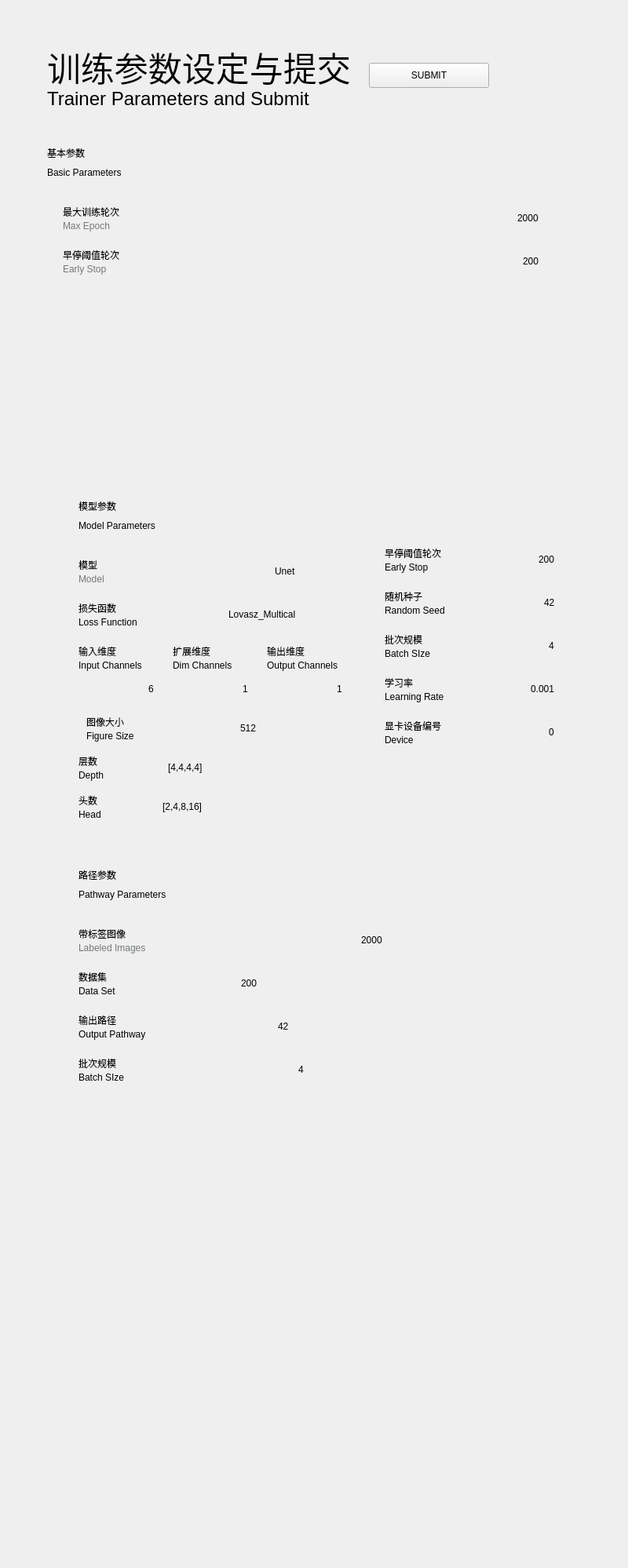
<?xml version="1.0" encoding="UTF-8"?>
<ui version="4.0">
 <class>Trainer_Page</class>
 <widget class="QWidget" name="Trainer_Page">
  <property name="geometry">
   <rect>
    <x>0</x>
    <y>0</y>
    <width>800</width>
    <height>1998</height>
   </rect>
  </property>
  <property name="windowTitle">
   <string>Form</string>
  </property>
  <widget class="DisplayLabel" name="DisplayLabel">
   <property name="geometry">
    <rect>
     <x>60</x>
     <y>60</y>
     <width>650</width>
     <height>51</height>
    </rect>
   </property>
   <property name="font">
    <font>
     <family>Segoe UI</family>
     <pointsize>32</pointsize>
     <bold>false</bold>
    </font>
   </property>
   <property name="text">
    <string>训练参数设定与提交</string>
   </property>
   <property name="lightColor" stdset="0">
    <color>
     <red>20</red>
     <green>140</green>
     <blue>211</blue>
    </color>
   </property>
  </widget>
  <widget class="TitleLabel" name="TitleLabel">
   <property name="geometry">
    <rect>
     <x>60</x>
     <y>110</y>
     <width>650</width>
     <height>31</height>
    </rect>
   </property>
   <property name="font">
    <font>
     <family>Segoe UI</family>
     <pointsize>18</pointsize>
     <bold>false</bold>
    </font>
   </property>
   <property name="text">
    <string>Trainer Parameters and Submit</string>
   </property>
  </widget>
  <widget class="PrimaryPushButton" name="PrimaryPushButton">
   <property name="geometry">
    <rect>
     <x>470</x>
     <y>80</y>
     <width>153</width>
     <height>32</height>
    </rect>
   </property>
   <property name="text">
    <string>SUBMIT</string>
   </property>
  </widget>
  <widget class="SmoothScrollArea" name="SmoothScrollArea">
   <property name="geometry">
    <rect>
     <x>60</x>
     <y>180</y>
     <width>650</width>
     <height>1861</height>
    </rect>
   </property>
   <property name="styleSheet">
    <string notr="true">background-color: transparent;
border: 0px solid;</string>
   </property>
   <property name="horizontalScrollBarPolicy">
    <enum>Qt::ScrollBarAlwaysOff</enum>
   </property>
   <property name="sizeAdjustPolicy">
    <enum>QAbstractScrollArea::AdjustIgnored</enum>
   </property>
   <property name="widgetResizable">
    <bool>true</bool>
   </property>
   <widget class="QWidget" name="scrollAreaWidgetContents">
    <property name="geometry">
     <rect>
      <x>0</x>
      <y>0</y>
      <width>650</width>
      <height>1861</height>
     </rect>
    </property>
    <property name="minimumSize">
     <size>
      <width>650</width>
      <height>1400</height>
     </size>
    </property>
    <property name="styleSheet">
     <string notr="true"/>
    </property>
    <widget class="ElevatedCardWidget" name="ElevatedCardWidget">
     <property name="geometry">
      <rect>
       <x>410</x>
       <y>440</y>
       <width>331</width>
       <height>341</height>
      </rect>
     </property>
     <widget class="EditableComboBox" name="EditableComboBox_6">
      <property name="geometry">
       <rect>
        <x>140</x>
        <y>295</y>
        <width>100</width>
        <height>35</height>
       </rect>
      </property>
      <property name="minimumSize">
       <size>
        <width>0</width>
        <height>35</height>
       </size>
      </property>
      <property name="text">
       <string>0</string>
      </property>
      <property name="alignment">
       <set>Qt::AlignRight|Qt::AlignTrailing|Qt::AlignVCenter</set>
      </property>
     </widget>
     <widget class="StrongBodyLabel" name="StrongBodyLabel_3">
      <property name="geometry">
       <rect>
        <x>20</x>
        <y>130</y>
        <width>100</width>
        <height>20</height>
       </rect>
      </property>
      <property name="text">
       <string>随机种子</string>
      </property>
     </widget>
     <widget class="CaptionLabel" name="CaptionLabel_3">
      <property name="geometry">
       <rect>
        <x>20</x>
        <y>150</y>
        <width>91</width>
        <height>16</height>
       </rect>
      </property>
      <property name="text">
       <string>Random Seed</string>
      </property>
      <property name="lightColor" stdset="0">
       <color>
        <red>116</red>
        <green>120</green>
        <blue>122</blue>
       </color>
      </property>
     </widget>
     <widget class="EditableComboBox" name="EditableComboBox_3">
      <property name="geometry">
       <rect>
        <x>140</x>
        <y>130</y>
        <width>100</width>
        <height>35</height>
       </rect>
      </property>
      <property name="minimumSize">
       <size>
        <width>0</width>
        <height>35</height>
       </size>
      </property>
      <property name="text">
       <string>42</string>
      </property>
      <property name="alignment">
       <set>Qt::AlignRight|Qt::AlignTrailing|Qt::AlignVCenter</set>
      </property>
     </widget>
     <widget class="EditableComboBox" name="EditableComboBox_4">
      <property name="geometry">
       <rect>
        <x>140</x>
        <y>185</y>
        <width>100</width>
        <height>35</height>
       </rect>
      </property>
      <property name="minimumSize">
       <size>
        <width>0</width>
        <height>35</height>
       </size>
      </property>
      <property name="text">
       <string>4</string>
      </property>
      <property name="alignment">
       <set>Qt::AlignRight|Qt::AlignTrailing|Qt::AlignVCenter</set>
      </property>
     </widget>
     <widget class="CaptionLabel" name="CaptionLabel_2">
      <property name="geometry">
       <rect>
        <x>20</x>
        <y>95</y>
        <width>70</width>
        <height>16</height>
       </rect>
      </property>
      <property name="text">
       <string>Early Stop</string>
      </property>
      <property name="lightColor" stdset="0">
       <color>
        <red>116</red>
        <green>120</green>
        <blue>122</blue>
       </color>
      </property>
     </widget>
     <widget class="CaptionLabel" name="CaptionLabel_5">
      <property name="geometry">
       <rect>
        <x>20</x>
        <y>260</y>
        <width>91</width>
        <height>16</height>
       </rect>
      </property>
      <property name="text">
       <string>Learning Rate</string>
      </property>
      <property name="lightColor" stdset="0">
       <color>
        <red>116</red>
        <green>120</green>
        <blue>122</blue>
       </color>
      </property>
     </widget>
     <widget class="EditableComboBox" name="EditableComboBox_2">
      <property name="geometry">
       <rect>
        <x>140</x>
        <y>75</y>
        <width>100</width>
        <height>35</height>
       </rect>
      </property>
      <property name="minimumSize">
       <size>
        <width>0</width>
        <height>35</height>
       </size>
      </property>
      <property name="text">
       <string>200</string>
      </property>
      <property name="alignment">
       <set>Qt::AlignRight|Qt::AlignTrailing|Qt::AlignVCenter</set>
      </property>
     </widget>
     <widget class="StrongBodyLabel" name="StrongBodyLabel_4">
      <property name="geometry">
       <rect>
        <x>20</x>
        <y>185</y>
        <width>100</width>
        <height>20</height>
       </rect>
      </property>
      <property name="text">
       <string>批次规模</string>
      </property>
     </widget>
     <widget class="StrongBodyLabel" name="StrongBodyLabel_2">
      <property name="geometry">
       <rect>
        <x>20</x>
        <y>75</y>
        <width>100</width>
        <height>20</height>
       </rect>
      </property>
      <property name="text">
       <string>早停阈值轮次</string>
      </property>
     </widget>
     <widget class="EditableComboBox" name="EditableComboBox_5">
      <property name="geometry">
       <rect>
        <x>140</x>
        <y>240</y>
        <width>100</width>
        <height>35</height>
       </rect>
      </property>
      <property name="minimumSize">
       <size>
        <width>0</width>
        <height>35</height>
       </size>
      </property>
      <property name="text">
       <string>0.001</string>
      </property>
      <property name="alignment">
       <set>Qt::AlignRight|Qt::AlignTrailing|Qt::AlignVCenter</set>
      </property>
     </widget>
     <widget class="StrongBodyLabel" name="StrongBodyLabel_6">
      <property name="geometry">
       <rect>
        <x>20</x>
        <y>295</y>
        <width>100</width>
        <height>20</height>
       </rect>
      </property>
      <property name="text">
       <string>显卡设备编号</string>
      </property>
     </widget>
     <widget class="CaptionLabel" name="CaptionLabel_4">
      <property name="geometry">
       <rect>
        <x>20</x>
        <y>205</y>
        <width>91</width>
        <height>16</height>
       </rect>
      </property>
      <property name="text">
       <string>Batch SIze</string>
      </property>
      <property name="lightColor" stdset="0">
       <color>
        <red>116</red>
        <green>120</green>
        <blue>122</blue>
       </color>
      </property>
     </widget>
     <widget class="StrongBodyLabel" name="StrongBodyLabel_5">
      <property name="geometry">
       <rect>
        <x>20</x>
        <y>240</y>
        <width>100</width>
        <height>20</height>
       </rect>
      </property>
      <property name="text">
       <string>学习率</string>
      </property>
     </widget>
     <widget class="CaptionLabel" name="CaptionLabel_6">
      <property name="geometry">
       <rect>
        <x>20</x>
        <y>315</y>
        <width>91</width>
        <height>16</height>
       </rect>
      </property>
      <property name="text">
       <string>Device</string>
      </property>
      <property name="lightColor" stdset="0">
       <color>
        <red>116</red>
        <green>120</green>
        <blue>122</blue>
       </color>
      </property>
     </widget>
    </widget>
    <widget class="CardWidget" name="CardWidget_2">
     <property name="geometry">
      <rect>
       <x>20</x>
       <y>440</y>
       <width>381</width>
       <height>71</height>
      </rect>
     </property>
     <widget class="BodyLabel" name="BodyLabel_2">
      <property name="geometry">
       <rect>
        <x>20</x>
        <y>40</y>
        <width>150</width>
        <height>20</height>
       </rect>
      </property>
      <property name="text">
       <string>Model Parameters</string>
      </property>
     </widget>
     <widget class="SubtitleLabel" name="SubtitleLabel_20">
      <property name="geometry">
       <rect>
        <x>20</x>
        <y>10</y>
        <width>150</width>
        <height>30</height>
       </rect>
      </property>
      <property name="text">
       <string>模型参数</string>
      </property>
     </widget>
    </widget>
    <widget class="ElevatedCardWidget" name="ElevatedCardWidget_2">
     <property name="geometry">
      <rect>
       <x>20</x>
       <y>510</y>
       <width>381</width>
       <height>381</height>
      </rect>
     </property>
     <widget class="EditableComboBox" name="EditableComboBox_7">
      <property name="geometry">
       <rect>
        <x>70</x>
        <y>270</y>
        <width>111</width>
        <height>35</height>
       </rect>
      </property>
      <property name="minimumSize">
       <size>
        <width>0</width>
        <height>35</height>
       </size>
      </property>
      <property name="text">
       <string>[4,4,4,4]</string>
      </property>
      <property name="alignment">
       <set>Qt::AlignRight|Qt::AlignTrailing|Qt::AlignVCenter</set>
      </property>
     </widget>
     <widget class="StrongBodyLabel" name="StrongBodyLabel_7">
      <property name="geometry">
       <rect>
        <x>20</x>
        <y>130</y>
        <width>100</width>
        <height>20</height>
       </rect>
      </property>
      <property name="text">
       <string>输入维度</string>
      </property>
     </widget>
     <widget class="CaptionLabel" name="CaptionLabel_7">
      <property name="geometry">
       <rect>
        <x>20</x>
        <y>150</y>
        <width>91</width>
        <height>16</height>
       </rect>
      </property>
      <property name="text">
       <string>Input Channels</string>
      </property>
      <property name="lightColor" stdset="0">
       <color>
        <red>116</red>
        <green>120</green>
        <blue>122</blue>
       </color>
      </property>
     </widget>
     <widget class="EditableComboBox" name="EditableComboBox_8">
      <property name="geometry">
       <rect>
        <x>20</x>
        <y>170</y>
        <width>100</width>
        <height>35</height>
       </rect>
      </property>
      <property name="minimumSize">
       <size>
        <width>0</width>
        <height>35</height>
       </size>
      </property>
      <property name="text">
       <string>6</string>
      </property>
      <property name="alignment">
       <set>Qt::AlignRight|Qt::AlignTrailing|Qt::AlignVCenter</set>
      </property>
     </widget>
     <widget class="EditableComboBox" name="EditableComboBox_9">
      <property name="geometry">
       <rect>
        <x>140</x>
        <y>170</y>
        <width>100</width>
        <height>35</height>
       </rect>
      </property>
      <property name="minimumSize">
       <size>
        <width>0</width>
        <height>35</height>
       </size>
      </property>
      <property name="text">
       <string>1</string>
      </property>
      <property name="alignment">
       <set>Qt::AlignRight|Qt::AlignTrailing|Qt::AlignVCenter</set>
      </property>
     </widget>
     <widget class="CaptionLabel" name="CaptionLabel_8">
      <property name="geometry">
       <rect>
        <x>20</x>
        <y>95</y>
        <width>91</width>
        <height>16</height>
       </rect>
      </property>
      <property name="text">
       <string>Loss Function</string>
      </property>
      <property name="lightColor" stdset="0">
       <color>
        <red>116</red>
        <green>120</green>
        <blue>122</blue>
       </color>
      </property>
     </widget>
     <widget class="StrongBodyLabel" name="StrongBodyLabel_8">
      <property name="geometry">
       <rect>
        <x>20</x>
        <y>20</y>
        <width>100</width>
        <height>20</height>
       </rect>
      </property>
      <property name="text">
       <string>模型</string>
      </property>
     </widget>
     <widget class="CaptionLabel" name="CaptionLabel_9">
      <property name="geometry">
       <rect>
        <x>30</x>
        <y>240</y>
        <width>91</width>
        <height>16</height>
       </rect>
      </property>
      <property name="text">
       <string>Figure Size</string>
      </property>
      <property name="lightColor" stdset="0">
       <color>
        <red>116</red>
        <green>120</green>
        <blue>122</blue>
       </color>
      </property>
     </widget>
     <widget class="EditableComboBox" name="EditableComboBox_10">
      <property name="geometry">
       <rect>
        <x>140</x>
        <y>75</y>
        <width>160</width>
        <height>35</height>
       </rect>
      </property>
      <property name="minimumSize">
       <size>
        <width>0</width>
        <height>35</height>
       </size>
      </property>
      <property name="text">
       <string>Lovasz_Multical</string>
      </property>
      <property name="alignment">
       <set>Qt::AlignRight|Qt::AlignTrailing|Qt::AlignVCenter</set>
      </property>
     </widget>
     <widget class="StrongBodyLabel" name="StrongBodyLabel_9">
      <property name="geometry">
       <rect>
        <x>140</x>
        <y>130</y>
        <width>100</width>
        <height>20</height>
       </rect>
      </property>
      <property name="text">
       <string>扩展维度</string>
      </property>
     </widget>
     <widget class="StrongBodyLabel" name="StrongBodyLabel_10">
      <property name="geometry">
       <rect>
        <x>20</x>
        <y>75</y>
        <width>100</width>
        <height>20</height>
       </rect>
      </property>
      <property name="text">
       <string>损失函数</string>
      </property>
     </widget>
     <widget class="EditableComboBox" name="EditableComboBox_11">
      <property name="geometry">
       <rect>
        <x>150</x>
        <y>220</y>
        <width>100</width>
        <height>35</height>
       </rect>
      </property>
      <property name="minimumSize">
       <size>
        <width>0</width>
        <height>35</height>
       </size>
      </property>
      <property name="text">
       <string>512</string>
      </property>
      <property name="alignment">
       <set>Qt::AlignRight|Qt::AlignTrailing|Qt::AlignVCenter</set>
      </property>
     </widget>
     <widget class="StrongBodyLabel" name="StrongBodyLabel_11">
      <property name="geometry">
       <rect>
        <x>20</x>
        <y>270</y>
        <width>51</width>
        <height>20</height>
       </rect>
      </property>
      <property name="text">
       <string>层数</string>
      </property>
     </widget>
     <widget class="CaptionLabel" name="CaptionLabel_10">
      <property name="geometry">
       <rect>
        <x>140</x>
        <y>150</y>
        <width>91</width>
        <height>16</height>
       </rect>
      </property>
      <property name="text">
       <string>Dim Channels</string>
      </property>
      <property name="lightColor" stdset="0">
       <color>
        <red>116</red>
        <green>120</green>
        <blue>122</blue>
       </color>
      </property>
     </widget>
     <widget class="CaptionLabel" name="CaptionLabel_11">
      <property name="geometry">
       <rect>
        <x>20</x>
        <y>40</y>
        <width>70</width>
        <height>16</height>
       </rect>
      </property>
      <property name="styleSheet">
       <string notr="true">color: rgb(116, 120, 122);</string>
      </property>
      <property name="text">
       <string>Model</string>
      </property>
     </widget>
     <widget class="StrongBodyLabel" name="StrongBodyLabel_12">
      <property name="geometry">
       <rect>
        <x>30</x>
        <y>220</y>
        <width>100</width>
        <height>20</height>
       </rect>
      </property>
      <property name="text">
       <string>图像大小</string>
      </property>
     </widget>
     <widget class="CaptionLabel" name="CaptionLabel_12">
      <property name="geometry">
       <rect>
        <x>20</x>
        <y>290</y>
        <width>51</width>
        <height>16</height>
       </rect>
      </property>
      <property name="text">
       <string>Depth</string>
      </property>
      <property name="lightColor" stdset="0">
       <color>
        <red>116</red>
        <green>120</green>
        <blue>122</blue>
       </color>
      </property>
     </widget>
     <widget class="EditableComboBox" name="EditableComboBox_12">
      <property name="geometry">
       <rect>
        <x>140</x>
        <y>20</y>
        <width>160</width>
        <height>35</height>
       </rect>
      </property>
      <property name="minimumSize">
       <size>
        <width>0</width>
        <height>35</height>
       </size>
      </property>
      <property name="text">
       <string>Unet</string>
      </property>
      <property name="alignment">
       <set>Qt::AlignRight|Qt::AlignTrailing|Qt::AlignVCenter</set>
      </property>
     </widget>
     <widget class="EditableComboBox" name="EditableComboBox_13">
      <property name="geometry">
       <rect>
        <x>260</x>
        <y>170</y>
        <width>100</width>
        <height>35</height>
       </rect>
      </property>
      <property name="minimumSize">
       <size>
        <width>0</width>
        <height>35</height>
       </size>
      </property>
      <property name="text">
       <string>1</string>
      </property>
      <property name="alignment">
       <set>Qt::AlignRight|Qt::AlignTrailing|Qt::AlignVCenter</set>
      </property>
     </widget>
     <widget class="StrongBodyLabel" name="StrongBodyLabel_13">
      <property name="geometry">
       <rect>
        <x>260</x>
        <y>130</y>
        <width>100</width>
        <height>20</height>
       </rect>
      </property>
      <property name="text">
       <string>输出维度</string>
      </property>
     </widget>
     <widget class="CaptionLabel" name="CaptionLabel_13">
      <property name="geometry">
       <rect>
        <x>260</x>
        <y>150</y>
        <width>91</width>
        <height>16</height>
       </rect>
      </property>
      <property name="text">
       <string>Output Channels</string>
      </property>
      <property name="lightColor" stdset="0">
       <color>
        <red>116</red>
        <green>120</green>
        <blue>122</blue>
       </color>
      </property>
     </widget>
     <widget class="EditableComboBox" name="EditableComboBox_17">
      <property name="geometry">
       <rect>
        <x>70</x>
        <y>320</y>
        <width>111</width>
        <height>35</height>
       </rect>
      </property>
      <property name="minimumSize">
       <size>
        <width>0</width>
        <height>35</height>
       </size>
      </property>
      <property name="text">
       <string>[2,4,8,16]</string>
      </property>
      <property name="alignment">
       <set>Qt::AlignRight|Qt::AlignTrailing|Qt::AlignVCenter</set>
      </property>
     </widget>
     <widget class="CaptionLabel" name="CaptionLabel_14">
      <property name="geometry">
       <rect>
        <x>20</x>
        <y>340</y>
        <width>51</width>
        <height>16</height>
       </rect>
      </property>
      <property name="text">
       <string>Head</string>
      </property>
      <property name="lightColor" stdset="0">
       <color>
        <red>116</red>
        <green>120</green>
        <blue>122</blue>
       </color>
      </property>
     </widget>
     <widget class="StrongBodyLabel" name="StrongBodyLabel_14">
      <property name="geometry">
       <rect>
        <x>20</x>
        <y>320</y>
        <width>41</width>
        <height>20</height>
       </rect>
      </property>
      <property name="text">
       <string>头数</string>
      </property>
     </widget>
    </widget>
    <widget class="CardWidget" name="CardWidget_3">
     <property name="geometry">
      <rect>
       <x>20</x>
       <y>910</y>
       <width>461</width>
       <height>71</height>
      </rect>
     </property>
     <widget class="BodyLabel" name="BodyLabel_3">
      <property name="geometry">
       <rect>
        <x>20</x>
        <y>40</y>
        <width>150</width>
        <height>20</height>
       </rect>
      </property>
      <property name="text">
       <string>Pathway Parameters</string>
      </property>
     </widget>
     <widget class="SubtitleLabel" name="SubtitleLabel_21">
      <property name="geometry">
       <rect>
        <x>20</x>
        <y>10</y>
        <width>150</width>
        <height>30</height>
       </rect>
      </property>
      <property name="text">
       <string>路径参数</string>
      </property>
     </widget>
    </widget>
    <widget class="ElevatedCardWidget" name="ElevatedCardWidget_3">
     <property name="geometry">
      <rect>
       <x>20</x>
       <y>980</y>
       <width>461</width>
       <height>241</height>
      </rect>
     </property>
     <widget class="StrongBodyLabel" name="StrongBodyLabel_15">
      <property name="geometry">
       <rect>
        <x>20</x>
        <y>130</y>
        <width>100</width>
        <height>20</height>
       </rect>
      </property>
      <property name="text">
       <string>输出路径</string>
      </property>
     </widget>
     <widget class="CaptionLabel" name="CaptionLabel_15">
      <property name="geometry">
       <rect>
        <x>20</x>
        <y>150</y>
        <width>91</width>
        <height>16</height>
       </rect>
      </property>
      <property name="text">
       <string>Output Pathway</string>
      </property>
      <property name="lightColor" stdset="0">
       <color>
        <red>116</red>
        <green>120</green>
        <blue>122</blue>
       </color>
      </property>
     </widget>
     <widget class="EditableComboBox" name="EditableComboBox_15">
      <property name="geometry">
       <rect>
        <x>140</x>
        <y>130</y>
        <width>151</width>
        <height>35</height>
       </rect>
      </property>
      <property name="minimumSize">
       <size>
        <width>0</width>
        <height>35</height>
       </size>
      </property>
      <property name="text">
       <string>42</string>
      </property>
      <property name="alignment">
       <set>Qt::AlignRight|Qt::AlignTrailing|Qt::AlignVCenter</set>
      </property>
     </widget>
     <widget class="EditableComboBox" name="EditableComboBox_16">
      <property name="geometry">
       <rect>
        <x>140</x>
        <y>185</y>
        <width>171</width>
        <height>35</height>
       </rect>
      </property>
      <property name="minimumSize">
       <size>
        <width>0</width>
        <height>35</height>
       </size>
      </property>
      <property name="text">
       <string>4</string>
      </property>
      <property name="alignment">
       <set>Qt::AlignRight|Qt::AlignTrailing|Qt::AlignVCenter</set>
      </property>
     </widget>
     <widget class="CaptionLabel" name="CaptionLabel_16">
      <property name="geometry">
       <rect>
        <x>20</x>
        <y>95</y>
        <width>70</width>
        <height>16</height>
       </rect>
      </property>
      <property name="text">
       <string>Data Set</string>
      </property>
      <property name="lightColor" stdset="0">
       <color>
        <red>116</red>
        <green>120</green>
        <blue>122</blue>
       </color>
      </property>
     </widget>
     <widget class="StrongBodyLabel" name="StrongBodyLabel_16">
      <property name="geometry">
       <rect>
        <x>20</x>
        <y>20</y>
        <width>100</width>
        <height>20</height>
       </rect>
      </property>
      <property name="text">
       <string>带标签图像</string>
      </property>
     </widget>
     <widget class="EditableComboBox" name="EditableComboBox_18">
      <property name="geometry">
       <rect>
        <x>140</x>
        <y>75</y>
        <width>111</width>
        <height>35</height>
       </rect>
      </property>
      <property name="minimumSize">
       <size>
        <width>0</width>
        <height>35</height>
       </size>
      </property>
      <property name="text">
       <string>200</string>
      </property>
      <property name="alignment">
       <set>Qt::AlignRight|Qt::AlignTrailing|Qt::AlignVCenter</set>
      </property>
     </widget>
     <widget class="StrongBodyLabel" name="StrongBodyLabel_17">
      <property name="geometry">
       <rect>
        <x>20</x>
        <y>185</y>
        <width>100</width>
        <height>20</height>
       </rect>
      </property>
      <property name="text">
       <string>批次规模</string>
      </property>
     </widget>
     <widget class="StrongBodyLabel" name="StrongBodyLabel_18">
      <property name="geometry">
       <rect>
        <x>20</x>
        <y>75</y>
        <width>100</width>
        <height>20</height>
       </rect>
      </property>
      <property name="text">
       <string>数据集</string>
      </property>
     </widget>
     <widget class="CaptionLabel" name="CaptionLabel_18">
      <property name="geometry">
       <rect>
        <x>20</x>
        <y>205</y>
        <width>91</width>
        <height>16</height>
       </rect>
      </property>
      <property name="text">
       <string>Batch SIze</string>
      </property>
      <property name="lightColor" stdset="0">
       <color>
        <red>116</red>
        <green>120</green>
        <blue>122</blue>
       </color>
      </property>
     </widget>
     <widget class="CaptionLabel" name="CaptionLabel_19">
      <property name="geometry">
       <rect>
        <x>20</x>
        <y>40</y>
        <width>111</width>
        <height>16</height>
       </rect>
      </property>
      <property name="styleSheet">
       <string notr="true">color: rgb(116, 120, 122);</string>
      </property>
      <property name="text">
       <string>Labeled Images</string>
      </property>
     </widget>
     <widget class="EditableComboBox" name="EditableComboBox_20">
      <property name="geometry">
       <rect>
        <x>140</x>
        <y>20</y>
        <width>271</width>
        <height>35</height>
       </rect>
      </property>
      <property name="minimumSize">
       <size>
        <width>0</width>
        <height>35</height>
       </size>
      </property>
      <property name="text">
       <string>2000</string>
      </property>
      <property name="alignment">
       <set>Qt::AlignRight|Qt::AlignTrailing|Qt::AlignVCenter</set>
      </property>
     </widget>
    </widget>
    <widget class="BodyLabel" name="BodyLabel">
     <property name="geometry">
      <rect>
       <x>0</x>
       <y>30</y>
       <width>150</width>
       <height>20</height>
      </rect>
     </property>
     <property name="text">
      <string>Basic Parameters</string>
     </property>
    </widget>
    <widget class="SubtitleLabel" name="SubtitleLabel_19">
     <property name="geometry">
      <rect>
       <x>0</x>
       <y>0</y>
       <width>150</width>
       <height>30</height>
      </rect>
     </property>
     <property name="text">
      <string>基本参数</string>
     </property>
    </widget>
    <widget class="SimpleCardWidget" name="SimpleCardWidget">
     <property name="geometry">
      <rect>
       <x>0</x>
       <y>60</y>
       <width>651</width>
       <height>371</height>
      </rect>
     </property>
     <widget class="CardWidget" name="CardWidget">
      <property name="geometry">
       <rect>
        <x>10</x>
        <y>10</y>
        <width>631</width>
        <height>55</height>
       </rect>
      </property>
      <widget class="EditableComboBox" name="EditableComboBox">
       <property name="geometry">
        <rect>
         <x>470</x>
         <y>10</y>
         <width>150</width>
         <height>35</height>
        </rect>
       </property>
       <property name="minimumSize">
        <size>
         <width>0</width>
         <height>35</height>
        </size>
       </property>
       <property name="text">
        <string>2000</string>
       </property>
       <property name="alignment">
        <set>Qt::AlignRight|Qt::AlignTrailing|Qt::AlignVCenter</set>
       </property>
      </widget>
      <widget class="CaptionLabel" name="CaptionLabel">
       <property name="geometry">
        <rect>
         <x>10</x>
         <y>30</y>
         <width>70</width>
         <height>16</height>
        </rect>
       </property>
       <property name="styleSheet">
        <string notr="true">color: rgb(116, 120, 122);</string>
       </property>
       <property name="text">
        <string>Max Epoch</string>
       </property>
      </widget>
      <widget class="StrongBodyLabel" name="StrongBodyLabel">
       <property name="geometry">
        <rect>
         <x>10</x>
         <y>10</y>
         <width>100</width>
         <height>20</height>
        </rect>
       </property>
       <property name="text">
        <string>最大训练轮次</string>
       </property>
      </widget>
     </widget>
     <widget class="CardWidget" name="CardWidget_4">
      <property name="geometry">
       <rect>
        <x>10</x>
        <y>65</y>
        <width>631</width>
        <height>55</height>
       </rect>
      </property>
      <widget class="EditableComboBox" name="EditableComboBox_14">
       <property name="geometry">
        <rect>
         <x>520</x>
         <y>10</y>
         <width>100</width>
         <height>35</height>
        </rect>
       </property>
       <property name="minimumSize">
        <size>
         <width>0</width>
         <height>35</height>
        </size>
       </property>
       <property name="text">
        <string>200</string>
       </property>
       <property name="alignment">
        <set>Qt::AlignRight|Qt::AlignTrailing|Qt::AlignVCenter</set>
       </property>
      </widget>
      <widget class="CaptionLabel" name="CaptionLabel_17">
       <property name="geometry">
        <rect>
         <x>10</x>
         <y>30</y>
         <width>70</width>
         <height>16</height>
        </rect>
       </property>
       <property name="styleSheet">
        <string notr="true">color: rgb(116, 120, 122);</string>
       </property>
       <property name="text">
        <string>Early Stop</string>
       </property>
      </widget>
      <widget class="StrongBodyLabel" name="StrongBodyLabel_19">
       <property name="geometry">
        <rect>
         <x>10</x>
         <y>10</y>
         <width>100</width>
         <height>20</height>
        </rect>
       </property>
       <property name="text">
        <string>早停阈值轮次</string>
       </property>
      </widget>
     </widget>
    </widget>
   </widget>
  </widget>
 </widget>
 <customwidgets>
  <customwidget>
   <class>EditableComboBox</class>
   <extends>LineEdit</extends>
   <header>qfluentwidgets</header>
  </customwidget>
  <customwidget>
   <class>PushButton</class>
   <extends>QPushButton</extends>
   <header>qfluentwidgets</header>
  </customwidget>
  <customwidget>
   <class>PrimaryPushButton</class>
   <extends>PushButton</extends>
   <header>qfluentwidgets</header>
  </customwidget>
  <customwidget>
   <class>CardWidget</class>
   <extends>QFrame</extends>
   <header>qfluentwidgets</header>
   <container>1</container>
  </customwidget>
  <customwidget>
   <class>ElevatedCardWidget</class>
   <extends>SimpleCardWidget</extends>
   <header>qfluentwidgets</header>
   <container>1</container>
  </customwidget>
  <customwidget>
   <class>SimpleCardWidget</class>
   <extends>CardWidget</extends>
   <header>qfluentwidgets</header>
   <container>1</container>
  </customwidget>
  <customwidget>
   <class>SmoothScrollArea</class>
   <extends>QScrollArea</extends>
   <header>qfluentwidgets</header>
   <container>1</container>
  </customwidget>
  <customwidget>
   <class>CaptionLabel</class>
   <extends>QLabel</extends>
   <header>qfluentwidgets</header>
  </customwidget>
  <customwidget>
   <class>BodyLabel</class>
   <extends>QLabel</extends>
   <header>qfluentwidgets</header>
  </customwidget>
  <customwidget>
   <class>StrongBodyLabel</class>
   <extends>QLabel</extends>
   <header>qfluentwidgets</header>
  </customwidget>
  <customwidget>
   <class>SubtitleLabel</class>
   <extends>QLabel</extends>
   <header>qfluentwidgets</header>
  </customwidget>
  <customwidget>
   <class>TitleLabel</class>
   <extends>QLabel</extends>
   <header>qfluentwidgets</header>
  </customwidget>
  <customwidget>
   <class>DisplayLabel</class>
   <extends>QLabel</extends>
   <header>qfluentwidgets</header>
  </customwidget>
  <customwidget>
   <class>LineEdit</class>
   <extends>QLineEdit</extends>
   <header>qfluentwidgets</header>
  </customwidget>
 </customwidgets>
 <resources>
  <include location="../resource.qrc"/>
 </resources>
 <connections/>
</ui>
